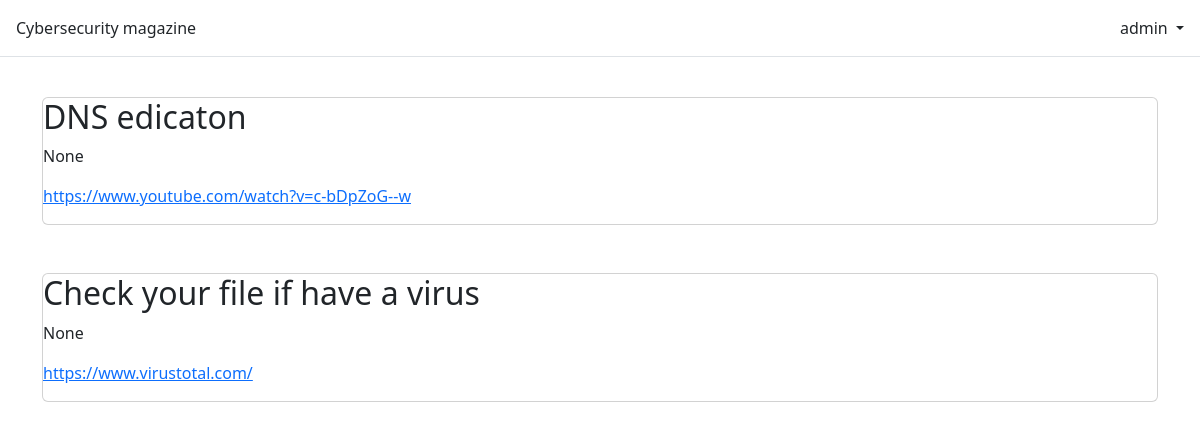
Page /education-materials/ (signed in) on the committed database.
### regularexam/accounts/models.py (models this page shows)
class CustomUser(AbstractUser):
    username = models.CharField(unique=True, max_length=40)
    email = models.EmailField(blank=True, unique=True)
    years_experience = models.PositiveIntegerField(
        null=True,
        blank=True,
        default=0,
    )

### regularexam/pages/models.py (models this page shows, shortened)
class EducationalMaterials(models.Model):
    title = models.CharField(
        max_length=200,
        unique=True,
        blank=False,
        null=False)
    description = models.CharField(blank=True,null=True,max_length=400)
    url = models.URLField(blank=False,null=False, unique=True)

### regularexam/pages/views.py (the view)
# urls.py: path('education-materials/',EducationList.as_view(), name='education-list'),
class EducationList(ListView):
    template_name = 'education_materials_list.html'
    model = EducationalMaterials

### templates/education_materials_list.html (shortened to what this page needs)
{% extends 'base.html' %}
{% block content %}
{% for material in educationalmaterials_list %}
    <br>
    <div class="card">
        <h2>{{ material.title }}</h2>
        <p>{{ material.description }}</p>
        <p><a href="{{ material.url }}">{{ material.url }}</a></p>
    </div>
    <br>
{% endfor %}
{% endblock content %}

### templates/base.html (shortened to what this page needs)
<!DOCTYPE html>
<html>
<head>
  <link href="https://cdn.jsdelivr.net/npm/bootstrap@5.2.3/dist/css/bootstrap.min.css" rel="stylesheet"
>
</head>
<body>
  <header class="p-3 mb-3 border-bottom">
    <div class="d-flex flex-wrap align-items-center justify-content-center
        justify-content-lg-start">
      <a class="navbar-brand" href="{% url 'home' %}">Cybersecurity magazine</a>
        {% if user.is_authenticated %}
      <div class="dropdown text-end">
        <a href="#" class="d-block link-dark text-decoration-none dropdown-toggle" id="dropdownUser1"
          data-bs-toggle="dropdown" aria-expanded="false">
          {{ user.username }}
        </a>
      </div>
      {% endif %}
    </div>
  </header>
  <main>
    <div class="container">
      {% block content %}
      {% endblock content %}
    </div>
  </main>
</body>
</html>

### rows in the picture
CustomUser: username "admin"
EducationalMaterials: title "DNS edicaton", description "None", url "https://www.youtube.com/watch?v=c-bDpZoG--w"
EducationalMaterials: title "Check your file if have a virus", description "None", url "https://www.virustotal.com/"
